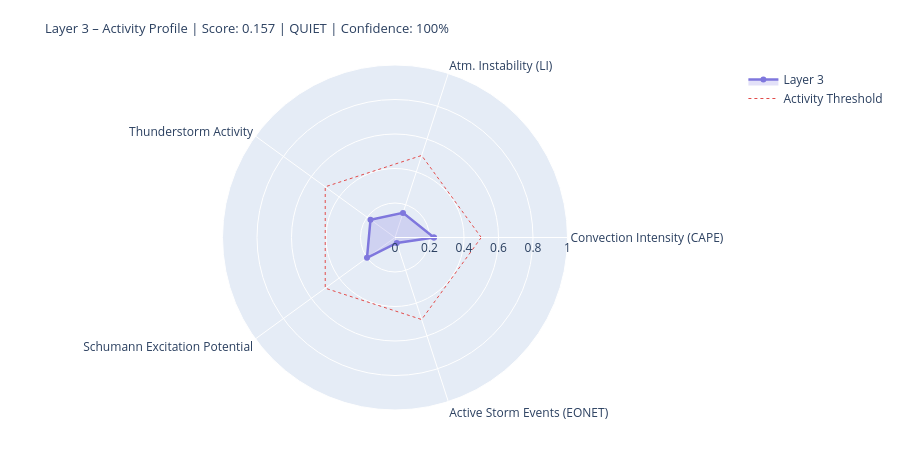

Source (notebook cell):
### Markdown cell above
---
## 4. State Assessment & Handoff to Layer 4/5

### Code cell
# ============================================================
# LAYER-3-SCORE
# Five dynamic components
# ============================================================

def norm(v, lo, hi):
    if v is None or (isinstance(v, float) and math.isnan(v)): return None
    return round(max(0.0, min(1.0, (v - lo) / (hi - lo))), 4)

# --- 1) Convection intensity (global CAPE mean) ---
cape_mean = df_atm['cape'].dropna().mean() if not df_atm.empty else None
conv_score = norm(cape_mean, 0, 3000)
conv_src   = 'primary' if cape_mean is not None else 'missing'

# --- 2) Atmospheric instability (LI mean) ---
li_mean   = df_atm['li'].dropna().mean() if not df_atm.empty else None
# Negative LI = unstable → higher score
instab_score = norm(-li_mean if li_mean is not None else None, -6, 6)
instab_src   = 'primary' if li_mean is not None else 'missing'

# --- 3) Thunderstorm activity (mean thunder score + WMO count) ---
thunder_mean = df_atm['thunder_score'].mean() if not df_atm.empty else None
n_thunder    = int(df_atm['thunderstorm'].sum()) if not df_atm.empty else 0
thunder_score_val = norm(
    (thunder_mean or 0) * 0.7 + n_thunder * 0.1, 0, 1.0
) if thunder_mean is not None else None
thunder_src = 'primary'

# --- 4) Schumann excitation potential (weighted Schumann contribution) ---
schumann_pot = df_atm['schumann_contribution'].mean() if not df_atm.empty else None
# Boosted by Layer-2 thunderstorm trigger
if schumann_pot is not None and l2_thunder:
    schumann_pot = min(1.0, schumann_pot * 1.2)
schumann_score = norm(schumann_pot, 0, 1.0) if schumann_pot is not None else None
schumann_src   = 'derived'

# --- 5) Storm activity (NASA EONET) ---
# Distinction: None = data not loaded, 0.0 = loaded but no events
storm_score = None
storm_src   = 'missing'
if raw.get('storms') is not None:          # API reached successfully
    storm_score = norm(len(storm_events), 0, 30) if storm_events else 0.0
    storm_src   = 'primary'

# X-Ray and Kp: context only, not in dynamic score
# (X-Ray = Layer-0/4 driver; Kp = geomagnetic index, not a lightning proxy)
xray_context = None
if raw.get('xray'):
    df_xc = pd.DataFrame(raw['xray'])
    fc = next((c for c in df_xc.columns
               if any(k in c.lower() for k in ['flux','long']) and 'time' not in c.lower()),
              df_xc.columns[1])
    df_xc[fc] = pd.to_numeric(df_xc[fc], errors='coerce')
    xray_last = df_xc[fc].dropna().iloc[-1] if not df_xc[fc].dropna().empty else None
    if xray_last:
        xray_class = ('X' if xray_last>=1e-4 else 'M' if xray_last>=1e-5
                      else 'C' if xray_last>=1e-6 else 'B')
        xray_context = {'flux': float(xray_last), 'class': xray_class}
        print(f'X-Ray context: {xray_class}-class ({xray_last:.2e} W/m²)')

# --- Aggregate ---
COMPONENTS = {
    'Convection Intensity (CAPE)':  {'score': conv_score,       'source': conv_src,    'dynamic': True},
    'Atm. Instability (LI)':         {'score': instab_score,     'source': instab_src,  'dynamic': True},
    'Thunderstorm Activity':              {'score': thunder_score_val, 'source': thunder_src, 'dynamic': True},
    'Schumann Excitation Potential':   {'score': schumann_score,   'source': schumann_src,'dynamic': True},
    'Active Storm Events (EONET)': {'score': storm_score,      'source': storm_src,   'dynamic': True},
}

available   = {k: v['score'] for k, v in COMPONENTS.items() if v['score'] is not None}
unavailable = [k for k, v in COMPONENTS.items() if v['score'] is None]
layer3_score = round(sum(available.values()) / len(available), 4) if available else None
confidence   = round(len(available) / len(COMPONENTS), 2)
level = ('unknown' if layer3_score is None
         else 'quiet'   if layer3_score < 0.3
         else 'moderate' if layer3_score < 0.6
         else 'active')
dominant_l3 = max(available, key=available.get) if available else 'none'

# --- Ausgabe ---
W = 68
print('=' * W)
print('LAYER 3 – ATMOSPHERE / WEATHER / THUNDERSTORMS – STATE ASSESSMENT')
print('=' * W)
for name, comp in COMPONENTS.items():
    s = comp['score']
    if s is not None:
        bar = '█' * int(s * 20) + '░' * (20 - int(s * 20))
        print(f'  {name:<36} {bar}  {s:.3f}  [{comp["source"]}]')
    else:
        print(f'  {name:<36} {"─" * 20}  n/a   [missing]')
print('-' * W)
print(f'  Score:        {layer3_score:.3f}  ({len(available)}/{len(COMPONENTS)} components)')
print(f'  Confidence:   {confidence:.0%}')
print(f'  Level:        {level.upper()}')
print(f'  Dominant:     {dominant_l3}')
print(f'  CAPE mean:    {cape_mean:.0f} J/kg' if cape_mean else '  CAPE mean:    n/a')
print(f'  LI mean:      {li_mean:.1f} K' if li_mean is not None else '  LI mean:      n/a')
print(f'  Thunderstorms:{n_thunder} points (WMO)  +  {len(storm_events)} NASA EONET')
print('=' * W)

# Radar
cats   = list(available.keys())
vals_r = list(available.values())
if len(cats) >= 3:
    fig = go.Figure()
    fig.add_trace(go.Scatterpolar(
        r=vals_r + [vals_r[0]], theta=cats + [cats[0]],
        fill='toself', fillcolor='rgba(127,119,221,0.22)',
        line=dict(color='#7F77DD', width=2.5), name='Layer 3'
    ))
    fig.add_trace(go.Scatterpolar(
        r=[0.5] * (len(cats)+1), theta=cats + [cats[0]],
        line=dict(color='#E24B4A', dash='dot', width=1),
        mode='lines', name='Activity Threshold'
    ))
    fig.update_layout(
        title=dict(
            text=f'Layer 3 – Activity Profile | Score: {layer3_score:.3f} | {level.upper()} | Confidence: {confidence:.0%}',
            font=dict(size=13)
        ),
        polar=dict(radialaxis=dict(visible=True, range=[0, 1])),
        height=450, showlegend=True,
        margin=dict(l=60, r=60, t=65, b=40)
    )
    fig.show()

### Figure 1 — Plotly figure (JSON) as saved in the notebook; plotly's stock layout.template omitted (floating-point values rounded to 4 significant figures)
{"data": [{"fill": "toself", "fillcolor": "rgba(127,119,221,0.22)", "line": {"color": "#7F77DD", "width": 2.5}, "name": "Layer 3", "r": [0.2256, 0.15, 0.1756, 0.2008, 0.0333, 0.2256], "theta": ["Convection Intensity (CAPE)", "Atm. Instability (LI)", "Thunderstorm Activity", "Schumann Excitation Potential", "Active Storm Events (EONET)", "Convection Intensity (CAPE)"], "type": "scatterpolar"}, {"line": {"color": "#E24B4A", "dash": "dot", "width": 1}, "mode": "lines", "name": "Activity Threshold", "r": [0.5, 0.5, 0.5, 0.5, 0.5, 0.5], "theta": ["Convection Intensity (CAPE)", "Atm. Instability (LI)", "Thunderstorm Activity", "Schumann Excitation Potential", "Active Storm Events (EONET)", "Convection Intensity (CAPE)"], "type": "scatterpolar"}], "layout": {"height": 450, "margin": {"b": 40, "l": 60, "r": 60, "t": 65}, "polar": {"radialaxis": {"range": [0, 1], "visible": true}}, "showlegend": true, "title": {"font": {"size": 13}, "text": "Layer 3 – Activity Profile | Score: 0.157 | QUIET | Confidence: 100%"}}}
